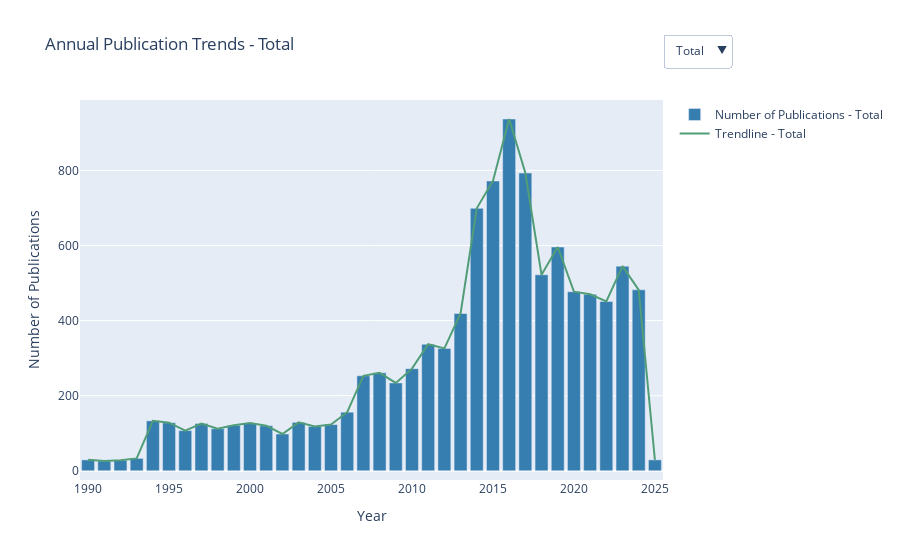

The notebook cell saved with this chart:
### Code cell
fig5 = go.Figure()


fig5.add_trace(
    go.Bar(x=yearly_pub['Publication Year'], y=yearly_pub['Number of Pubs'], 
           marker_color='#367DB0', name='Number of Publications - Total')
)
fig5.add_trace(
    go.Scatter(x=yearly_pub['Publication Year'], y=yearly_pub['Number of Pubs'],
               mode='lines', line=dict(color='#519D78'), name='Trendline - Total')
)


fig5.add_trace(
    go.Bar(x=yearly_pub_chb['Publication Year'], y=yearly_pub_chb['Number of Pubs'], 
           marker_color='#6CBAD8', name='Number of Publications - CHB', visible=False)
)
fig5.add_trace(
    go.Scatter(x=yearly_pub_chb['Publication Year'], y=yearly_pub_chb['Number of Pubs'],
               mode='lines', line=dict(color='#9ED17B'), name='Trendline - CHB', visible=False)
)


fig5.add_trace(
    go.Bar(x=yearly_pub_hcs['Publication Year'], y=yearly_pub_hcs['Number of Pubs'], 
           marker_color='#96C2D4', name='Number of Publications - HCS', visible=False)
)
fig5.add_trace(
    go.Scatter(x=yearly_pub_hcs['Publication Year'], y=yearly_pub_hcs['Number of Pubs'],
               mode='lines', line=dict(color='#BFE8C1'), name='Trendline - HCS', visible=False)
)


updatemenus = [
    dict(
        buttons=list([
            dict(label="Total",
                 method="update",
                 args=[{"visible": [True, True, False, False, False, False]},
                       {"title": "Annual Publication Trends - Total"}]),
            dict(label="CHB",
                 method="update",
                 args=[{"visible": [False, False, True, True, False, False]},
                       {"title": "Annual Publication Trends in COMPUTERS IN HUMAN BEHAVIOR"}]),
            dict(label="HCS",
                 method="update",
                 args=[{"visible": [False, False, False, False, True, True]},
                       {"title": "Annual Publication Trends in INTERNATIONAL JOURNAL OF HUMAN-COMPUTER STUDIES"}])
        ]),
        direction="down",
        pad={"r": 10, "t": 10},
        showactive=True,
        x=1,
        xanchor="left",
        y=1.2,
        yanchor="top"
    )
]

# 更新布局
fig5.update_layout(
    title="Annual Publication Trends - Total",
    xaxis_title='Year',
    yaxis_title='Number of Publications',
    updatemenus=updatemenus
)

fig5.show()

### Figure 1 — Plotly figure (JSON) as saved in the notebook; plotly's stock layout.template omitted (floating-point values rounded to 4 significant figures)
{"data": [{"marker": {"color": "#367DB0"}, "name": "Number of Publications - Total", "type": "bar", "x": [1990, 1991, 1992, 1993, 1994, 1995, 1996, 1997, 1998, 1999, 2000, 2001, 2002, 2003, 2004, 2005, 2006, 2007, 2008, 2009, 2010, 2011, 2012, 2013, 2014, 2015, 2016, 2017, 2018, 2019, 2020, 2021, 2022, 2023, 2024, 2025], "y": [29, 26, 28, 33, 133, 128, 107, 126, 112, 121, 127, 120, 98, 129, 118, 123, 156, 253, 261, 234, 272, 337, 326, 419, 699, 772, 937, 793, 522, 596, 477, 470, 451, 545, 482, 29]}, {"line": {"color": "#519D78"}, "mode": "lines", "name": "Trendline - Total", "type": "scatter", "x": [1990, 1991, 1992, 1993, 1994, 1995, 1996, 1997, 1998, 1999, 2000, 2001, 2002, 2003, 2004, 2005, 2006, 2007, 2008, 2009, 2010, 2011, 2012, 2013, 2014, 2015, 2016, 2017, 2018, 2019, 2020, 2021, 2022, 2023, 2024, 2025], "y": [29, 26, 28, 33, 133, 128, 107, 126, 112, 121, 127, 120, 98, 129, 118, 123, 156, 253, 261, 234, 272, 337, 326, 419, 699, 772, 937, 793, 522, 596, 477, 470, 451, 545, 482, 29]}, {"marker": {"color": "#6CBAD8"}, "name": "Number of Publications - CHB", "type": "bar", "visible": false, "x": [1990, 1991, 1992, 1993, 1994, 1995, 1996, 1997, 1998, 1999, 2000, 2001, 2002, 2003, 2004, 2005, 2006, 2007, 2008, 2009, 2010, 2011, 2012, 2013, 2014, 2015, 2016, 2017, 2018, 2019, 2020, 2021, 2022, 2023, 2024, 2025], "y": [29, 26, 28, 33, 45, 53, 39, 55, 38, 41, 38, 40, 51, 51, 46, 58, 72, 183, 194, 156, 212, 273, 264, 335, 631, 686, 869, 698, 451, 456, 385, 364, 366, 422, 355, 20]}, {"line": {"color": "#9ED17B"}, "mode": "lines", "name": "Trendline - CHB", "type": "scatter", "visible": false, "x": [1990, 1991, 1992, 1993, 1994, 1995, 1996, 1997, 1998, 1999, 2000, 2001, 2002, 2003, 2004, 2005, 2006, 2007, 2008, 2009, 2010, 2011, 2012, 2013, 2014, 2015, 2016, 2017, 2018, 2019, 2020, 2021, 2022, 2023, 2024, 2025], "y": [29, 26, 28, 33, 45, 53, 39, 55, 38, 41, 38, 40, 51, 51, 46, 58, 72, 183, 194, 156, 212, 273, 264, 335, 631, 686, 869, 698, 451, 456, 385, 364, 366, 422, 355, 20]}, {"marker": {"color": "#96C2D4"}, "name": "Number of Publications - HCS", "type": "bar", "visible": false, "x": [1994, 1995, 1996, 1997, 1998, 1999, 2000, 2001, 2002, 2003, 2004, 2005, 2006, 2007, 2008, 2009, 2010, 2011, 2012, 2013, 2014, 2015, 2016, 2017, 2018, 2019, 2020, 2021, 2022, 2023, 2024, 2025], "y": [88, 75, 68, 71, 74, 80, 89, 80, 47, 78, 72, 65, 84, 70, 67, 78, 60, 64, 62, 84, 68, 86, 68, 95, 71, 140, 92, 106, 85, 123, 127, 9]}, {"line": {"color": "#BFE8C1"}, "mode": "lines", "name": "Trendline - HCS", "type": "scatter", "visible": false, "x": [1994, 1995, 1996, 1997, 1998, 1999, 2000, 2001, 2002, 2003, 2004, 2005, 2006, 2007, 2008, 2009, 2010, 2011, 2012, 2013, 2014, 2015, 2016, 2017, 2018, 2019, 2020, 2021, 2022, 2023, 2024, 2025], "y": [88, 75, 68, 71, 74, 80, 89, 80, 47, 78, 72, 65, 84, 70, 67, 78, 60, 64, 62, 84, 68, 86, 68, 95, 71, 140, 92, 106, 85, 123, 127, 9]}], "layout": {"title": {"text": "Annual Publication Trends - Total"}, "updatemenus": [{"buttons": [{"args": [{"visible": [true, true, false, false, false, false]}, {"title": "Annual Publication Trends - Total"}], "label": "Total", "method": "update"}, {"args": [{"visible": [false, false, true, true, false, false]}, {"title": "Annual Publication Trends in COMPUTERS IN HUMAN BEHAVIOR"}], "label": "CHB", "method": "update"}, {"args": [{"visible": [false, false, false, false, true, true]}, {"title": "Annual Publication Trends in INTERNATIONAL JOURNAL OF HUMAN-COMPUTER STUDIES"}], "label": "HCS", "method": "update"}], "direction": "down", "pad": {"r": 10, "t": 10}, "showactive": true, "x": 1, "xanchor": "left", "y": 1.2, "yanchor": "top"}], "xaxis": {"title": {"text": "Year"}}, "yaxis": {"title": {"text": "Number of Publications"}}}}
